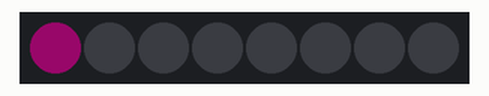
A program run on a simulated ESP32-S3. Parts: 8 RGB LEDs in strip order, left to right. Dim RGB values are drawn brighter than linear; random numbers use the default seed unless the program sets one.

Above: at 5.17 s.
At 7.16 s:
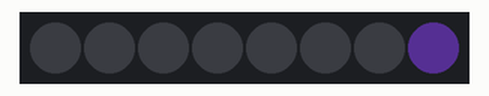
At 13.59 s:
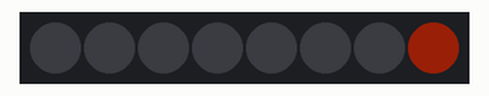
At 21.64 s:
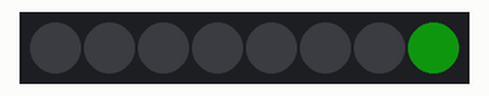
At 30.49 s:
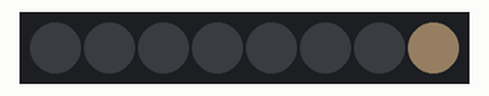
At 39.34 s:
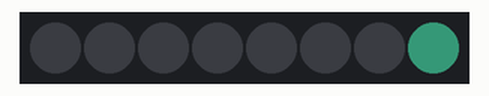
Timing chart, 0 to 40.0 s (numbered marks = the images above):
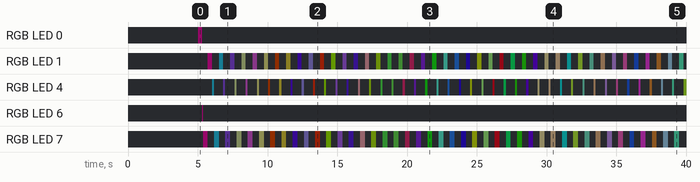

The program:

main.cpp
```cpp
#include <Arduino.h>
#include <FastLED.h>
#define NUM_LEDS 8
#define DATA_PIN 21
void loading_visualization(int param);
CRGB leds[NUM_LEDS];
uint8_t count = 0;
int red = 0;
int green = 0;
int blue = 0;
int brightness_f = 0;

void setup() {
  delay(5000);

  FastLED.addLeds<NEOPIXEL, DATA_PIN>(leds, NUM_LEDS);  // GRB ordering is assumed
  FastLED.setBrightness(255);

}

void random_color() {

  red = random(0, 255);
  green = random(0, 255);
  blue = random(0, 255);

}

void loading_visualization_2(int brightness_f, int delay_f, int red, int green, int blue) {
  FastLED.setBrightness(brightness_f);

  for(int i = 0; i < NUM_LEDS; i++) {
    // set our current dot to red
    leds[i].setRGB( red, green, blue);
    delay(delay_f);
    FastLED.show();
    leds[i] = CRGB::Black;
    delay(delay_f);
  };
  for(int i = NUM_LEDS-1; i >= 0; i--) {
    // set our current dot to red
    leds[i].setRGB( red, green, blue);
    delay(delay_f);
    FastLED.show();
    // clear our current dot before we move on
    leds[i] = CRGB::Black;
    delay(delay_f);
  };

}

void loop() {
  random_color();
  loading_visualization_2(25, 25, red, green, blue);
};
```

Measured:
- by itself, RGB LED 0: off → RGB(23, 1, 16) at 5.0 s, → off 0.30 s later
- by itself, RGB LED 6: off → RGB(23, 1, 16) at 5.3 s, → off 0.05 s later
- by itself, RGB LED 1: off → RGB(23, 1, 16) at 5.7 s, → off 0.30 s later, → RGB(3, 17, 20) 0.50 s later, → off 0.30 s later, … (86 changes in this stretch)
- by itself, RGB LED 4: off → RGB(3, 17, 20) at 6.0 s, → off 0.15 s later, → RGB(11, 6, 19) 0.65 s later, → off 0.15 s later, … (85 changes in this stretch)
